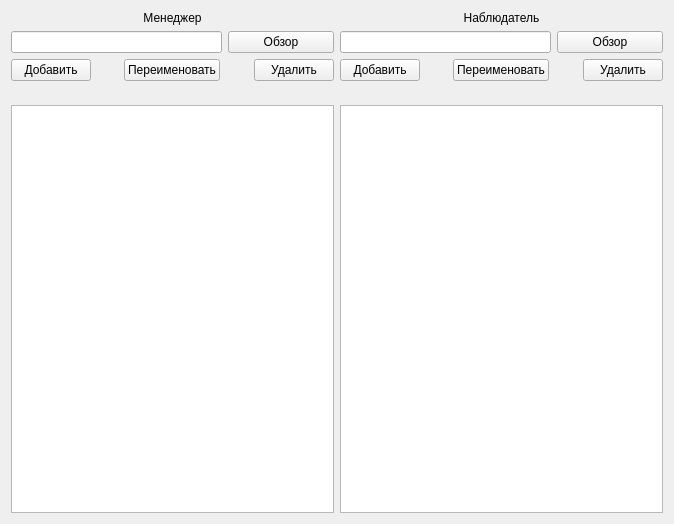
<?xml version="1.0" encoding="UTF-8"?>
<ui version="4.0">
 <class>Widget</class>
 <widget class="QWidget" name="Widget">
  <property name="geometry">
   <rect>
    <x>0</x>
    <y>0</y>
    <width>674</width>
    <height>524</height>
   </rect>
  </property>
  <property name="windowTitle">
   <string>Widget</string>
  </property>
  <layout class="QHBoxLayout" name="horizontalLayout_5">
   <item>
    <layout class="QVBoxLayout" name="verticalLayout" stretch="0,0,0,0,2">
     <item>
      <widget class="QLabel" name="label">
       <property name="text">
        <string>Менеджер</string>
       </property>
       <property name="alignment">
        <set>Qt::AlignCenter</set>
       </property>
      </widget>
     </item>
     <item>
      <layout class="QHBoxLayout" name="horizontalLayout_3" stretch="2,1">
       <item>
        <widget class="QLineEdit" name="lineEditManager"/>
       </item>
       <item>
        <widget class="QPushButton" name="pushButtonExploreFileMan">
         <property name="text">
          <string>Обзор</string>
         </property>
        </widget>
       </item>
      </layout>
     </item>
     <item>
      <layout class="QHBoxLayout" name="horizontalLayout" stretch="1,0,1,0,1">
       <item>
        <widget class="QPushButton" name="pushButtonAddManager">
         <property name="text">
          <string>Добавить</string>
         </property>
        </widget>
       </item>
       <item>
        <spacer name="horizontalSpacer">
         <property name="orientation">
          <enum>Qt::Horizontal</enum>
         </property>
         <property name="sizeHint" stdset="0">
          <size>
           <width>40</width>
           <height>20</height>
          </size>
         </property>
        </spacer>
       </item>
       <item>
        <widget class="QPushButton" name="pushButtonRenameManager">
         <property name="text">
          <string>Переименовать</string>
         </property>
        </widget>
       </item>
       <item>
        <spacer name="horizontalSpacer_2">
         <property name="orientation">
          <enum>Qt::Horizontal</enum>
         </property>
         <property name="sizeHint" stdset="0">
          <size>
           <width>40</width>
           <height>20</height>
          </size>
         </property>
        </spacer>
       </item>
       <item>
        <widget class="QPushButton" name="pushButtonRemoveManager">
         <property name="text">
          <string>Удалить</string>
         </property>
        </widget>
       </item>
      </layout>
     </item>
     <item>
      <spacer name="verticalSpacer">
       <property name="orientation">
        <enum>Qt::Vertical</enum>
       </property>
       <property name="sizeHint" stdset="0">
        <size>
         <width>20</width>
         <height>18</height>
        </size>
       </property>
      </spacer>
     </item>
     <item>
      <widget class="QPlainTextEdit" name="plainTextEditManager"/>
     </item>
    </layout>
   </item>
   <item>
    <spacer name="horizontalSpacer_5">
     <property name="orientation">
      <enum>Qt::Horizontal</enum>
     </property>
     <property name="sizeHint" stdset="0">
      <size>
       <width>22</width>
       <height>20</height>
      </size>
     </property>
    </spacer>
   </item>
   <item>
    <layout class="QVBoxLayout" name="verticalLayout_2" stretch="0,0,0,0,2">
     <item>
      <widget class="QLabel" name="label_2">
       <property name="text">
        <string>Наблюдатель</string>
       </property>
       <property name="alignment">
        <set>Qt::AlignCenter</set>
       </property>
      </widget>
     </item>
     <item>
      <layout class="QHBoxLayout" name="horizontalLayout_4" stretch="2,1">
       <item>
        <widget class="QLineEdit" name="lineEditObserver"/>
       </item>
       <item>
        <widget class="QPushButton" name="pushButtonExploreFileObs">
         <property name="text">
          <string>Обзор</string>
         </property>
        </widget>
       </item>
      </layout>
     </item>
     <item>
      <layout class="QHBoxLayout" name="horizontalLayout_2" stretch="1,0,1,0,1">
       <item>
        <widget class="QPushButton" name="pushButtonAddObserver">
         <property name="text">
          <string>Добавить</string>
         </property>
        </widget>
       </item>
       <item>
        <spacer name="horizontalSpacer_3">
         <property name="orientation">
          <enum>Qt::Horizontal</enum>
         </property>
         <property name="sizeHint" stdset="0">
          <size>
           <width>40</width>
           <height>20</height>
          </size>
         </property>
        </spacer>
       </item>
       <item>
        <widget class="QPushButton" name="pushButtonRenameObserver">
         <property name="text">
          <string>Переименовать</string>
         </property>
        </widget>
       </item>
       <item>
        <spacer name="horizontalSpacer_4">
         <property name="orientation">
          <enum>Qt::Horizontal</enum>
         </property>
         <property name="sizeHint" stdset="0">
          <size>
           <width>40</width>
           <height>20</height>
          </size>
         </property>
        </spacer>
       </item>
       <item>
        <widget class="QPushButton" name="pushButtonRemoveObserver">
         <property name="text">
          <string>Удалить</string>
         </property>
        </widget>
       </item>
      </layout>
     </item>
     <item>
      <spacer name="verticalSpacer_2">
       <property name="orientation">
        <enum>Qt::Vertical</enum>
       </property>
       <property name="sizeHint" stdset="0">
        <size>
         <width>20</width>
         <height>18</height>
        </size>
       </property>
      </spacer>
     </item>
     <item>
      <widget class="QPlainTextEdit" name="plainTextEditObserver"/>
     </item>
    </layout>
   </item>
  </layout>
 </widget>
 <layoutdefault spacing="6" margin="11"/>
 <resources/>
 <connections/>
</ui>
